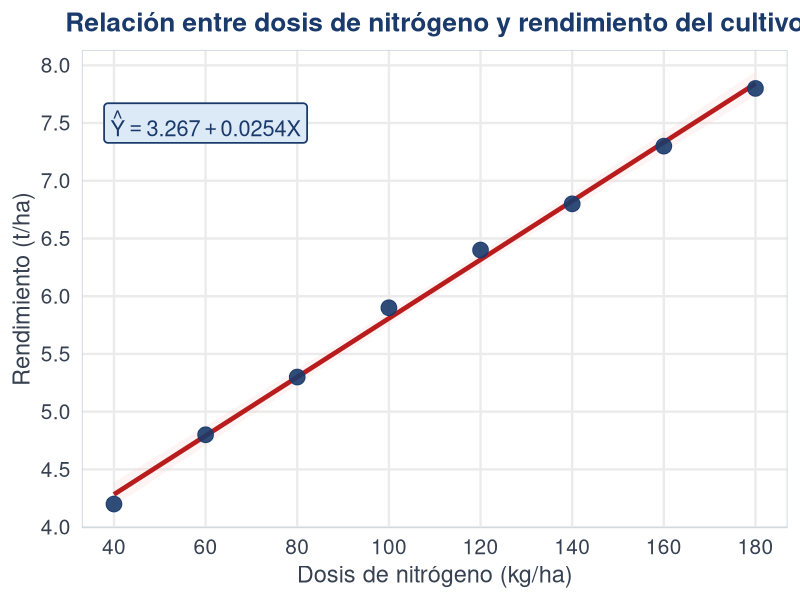

Generate this figure with R:
## ---- chunk 1
#| echo: false
#| warning: false
#| message: false
#| fig-width: 12
#| fig-height: 5
#| fig-align: center

library(ggplot2)

nitrogeno   <- c(40, 60, 80, 100, 120, 140, 160, 180)
rendimiento <- c(4.2, 4.8, 5.3, 5.9, 6.4, 6.8, 7.3, 7.8)
df <- data.frame(nitrogeno = nitrogeno, rendimiento = rendimiento)

mod   <- lm(rendimiento ~ nitrogeno, data = df)
r2    <- round(summary(mod)$r.squared, 3)
b0    <- round(coef(mod)[1], 3)
b1    <- round(coef(mod)[2], 4)
label <- paste0("hat(Y) == ", b0, " + ", b1, " * X\n",
                "R^2 == ", r2)

ggplot(df, aes(nitrogeno, rendimiento)) +
  geom_smooth(method = "lm", se = TRUE,
              color = "#b91c1c", fill = "#fecaca",
              linewidth = 1.6, alpha = 0.2) +
  geom_point(color = "#1a3a6b", size = 5, alpha = 0.9) +
  annotate("label",
           x = 60, y = 7.5,
           label = label,
           parse = TRUE,
           size = 5.5, color = "#1a3a6b",
           fill = "#dce9f7", label.size = 0.6,
           fontface = "bold") +
  scale_x_continuous(breaks = seq(40, 180, 20)) +
  scale_y_continuous(breaks = seq(4, 8, 0.5)) +
  labs(
    title = "Relación entre dosis de nitrógeno y rendimiento del cultivo",
    x     = "Dosis de nitrógeno (kg/ha)",
    y     = "Rendimiento (t/ha)"
  ) +
  theme_minimal(base_size = 18) +
  theme(
    plot.title   = element_text(face = "bold", hjust = 0.5,
                                size = 19, color = "#1a3a6b"),
    axis.title   = element_text(size = 17, color = "#374151"),
    axis.text    = element_text(size = 15, color = "#374151"),
    panel.grid.minor = element_blank(),
    panel.border = element_rect(color = "#cbd5e1", fill = NA, linewidth = 0.6)
  )
